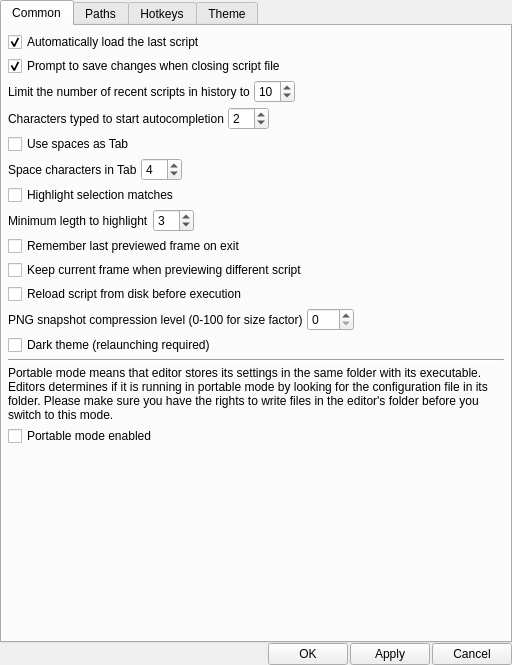
<?xml version="1.0" encoding="UTF-8"?>
<ui version="4.0">
 <class>SettingsDialog</class>
 <widget class="QDialog" name="SettingsDialog">
  <property name="geometry">
   <rect>
    <x>0</x>
    <y>0</y>
    <width>512</width>
    <height>665</height>
   </rect>
  </property>
  <property name="windowTitle">
   <string>Settings - VapourSynth Editor</string>
  </property>
  <layout class="QVBoxLayout" name="verticalLayout">
   <property name="spacing">
    <number>0</number>
   </property>
   <property name="leftMargin">
    <number>0</number>
   </property>
   <property name="topMargin">
    <number>0</number>
   </property>
   <property name="rightMargin">
    <number>0</number>
   </property>
   <property name="bottomMargin">
    <number>0</number>
   </property>
   <item>
    <widget class="QTabWidget" name="settingsTabWidget">
     <property name="currentIndex">
      <number>0</number>
     </property>
     <widget class="QWidget" name="commonSettingsTab">
      <attribute name="title">
       <string>Common</string>
      </attribute>
      <layout class="QVBoxLayout" name="verticalLayout_2">
       <property name="spacing">
        <number>4</number>
       </property>
       <property name="leftMargin">
        <number>6</number>
       </property>
       <property name="topMargin">
        <number>6</number>
       </property>
       <property name="rightMargin">
        <number>6</number>
       </property>
       <property name="bottomMargin">
        <number>6</number>
       </property>
       <item>
        <widget class="QCheckBox" name="autoLoadLastScriptCheckBox">
         <property name="text">
          <string>Automatically load the last script</string>
         </property>
         <property name="checked">
          <bool>true</bool>
         </property>
        </widget>
       </item>
       <item>
        <widget class="QCheckBox" name="promptToSaveChangesCheckBox">
         <property name="text">
          <string>Prompt to save changes when closing script file</string>
         </property>
         <property name="checked">
          <bool>true</bool>
         </property>
        </widget>
       </item>
       <item>
        <layout class="QHBoxLayout" name="recentFilesSettingsLayout">
         <item>
          <widget class="QLabel" name="maxRecentFilesLabel">
           <property name="text">
            <string>Limit the number of recent scripts in history to</string>
           </property>
          </widget>
         </item>
         <item>
          <widget class="QSpinBox" name="maxRecentFilesSpinBox">
           <property name="minimum">
            <number>1</number>
           </property>
           <property name="value">
            <number>10</number>
           </property>
          </widget>
         </item>
         <item>
          <spacer name="horizontalSpacer_2">
           <property name="orientation">
            <enum>Qt::Horizontal</enum>
           </property>
           <property name="sizeHint" stdset="0">
            <size>
             <width>40</width>
             <height>20</height>
            </size>
           </property>
          </spacer>
         </item>
        </layout>
       </item>
       <item>
        <layout class="QHBoxLayout" name="autocompletionLayout">
         <item>
          <widget class="QLabel" name="charactersTypedToStartCompletionLabel">
           <property name="text">
            <string>Characters typed to start autocompletion</string>
           </property>
          </widget>
         </item>
         <item>
          <widget class="QSpinBox" name="charactersTypedToStartCompletionSpinBox">
           <property name="minimum">
            <number>0</number>
           </property>
           <property name="maximum">
            <number>10</number>
           </property>
           <property name="value">
            <number>2</number>
           </property>
          </widget>
         </item>
         <item>
          <spacer name="horizontalSpacer_3">
           <property name="orientation">
            <enum>Qt::Horizontal</enum>
           </property>
           <property name="sizeHint" stdset="0">
            <size>
             <width>40</width>
             <height>20</height>
            </size>
           </property>
          </spacer>
         </item>
        </layout>
       </item>
       <item>
        <widget class="QCheckBox" name="useSpacesAsTabCheckBox">
         <property name="text">
          <string>Use spaces as Tab</string>
         </property>
        </widget>
       </item>
       <item>
        <layout class="QHBoxLayout" name="horizontalLayout">
         <item>
          <widget class="QLabel" name="spacesInTabLabel">
           <property name="text">
            <string>Space characters in Tab</string>
           </property>
          </widget>
         </item>
         <item>
          <widget class="QSpinBox" name="spacesInTabSpinBox">
           <property name="minimum">
            <number>1</number>
           </property>
           <property name="maximum">
            <number>80</number>
           </property>
           <property name="value">
            <number>4</number>
           </property>
          </widget>
         </item>
         <item>
          <spacer name="horizontalSpacer_4">
           <property name="orientation">
            <enum>Qt::Horizontal</enum>
           </property>
           <property name="sizeHint" stdset="0">
            <size>
             <width>40</width>
             <height>20</height>
            </size>
           </property>
          </spacer>
         </item>
        </layout>
       </item>
       <item>
        <widget class="QCheckBox" name="highlightSelectionMatchesCheckBox">
         <property name="text">
          <string>Highlight selection matches</string>
         </property>
        </widget>
       </item>
       <item>
        <layout class="QHBoxLayout" name="horizontalLayout_2">
         <item>
          <widget class="QLabel" name="highlightSelectionMatchesMinLengthLabel">
           <property name="text">
            <string>Minimum legth to highlight</string>
           </property>
          </widget>
         </item>
         <item>
          <widget class="QSpinBox" name="highlightSelectionMatchesMinLengthSpinBox">
           <property name="maximum">
            <number>80</number>
           </property>
           <property name="value">
            <number>3</number>
           </property>
          </widget>
         </item>
         <item>
          <spacer name="horizontalSpacer_5">
           <property name="orientation">
            <enum>Qt::Horizontal</enum>
           </property>
           <property name="sizeHint" stdset="0">
            <size>
             <width>40</width>
             <height>20</height>
            </size>
           </property>
          </spacer>
         </item>
        </layout>
       </item>
       <item>
        <widget class="QCheckBox" name="rememberLastPreviewFrameCheckBox">
         <property name="text">
          <string>Remember last previewed frame on exit</string>
         </property>
        </widget>
       </item>
       <item>
        <widget class="QCheckBox" name="alwaysKeepCurrentFrameCheckBox">
         <property name="text">
          <string>Keep current frame when previewing different script</string>
         </property>
        </widget>
       </item>
       <item>
        <widget class="QCheckBox" name="reloadBeforeExecutionCheckBox">
         <property name="text">
          <string>Reload script from disk before execution</string>
         </property>
        </widget>
       </item>
       <item>
        <layout class="QHBoxLayout" name="horizontalLayout_3">
         <item>
          <widget class="QLabel" name="snapshotCompressionLevelLabel">
           <property name="text">
            <string>PNG snapshot compression level (0-100 for size factor)</string>
           </property>
          </widget>
         </item>
         <item>
          <widget class="QSpinBox" name="snapshotCompressionLevelSpinBox">
           <property name="maximum">
            <number>100</number>
           </property>
           <property name="minimum">
            <number>0</number>
           </property>
           <property name="value">
            <number>0</number>
           </property>
          </widget>
         </item>
         <item>
          <spacer name="horizontalSpacer_6">
           <property name="orientation">
            <enum>Qt::Horizontal</enum>
           </property>
           <property name="sizeHint" stdset="0">
            <size>
             <width>40</width>
             <height>20</height>
            </size>
           </property>
          </spacer>
         </item>
        </layout>
       </item>
       <item>
        <widget class="QCheckBox" name="darkModeCheckBox">
         <property name="text">
          <string>Dark theme (relaunching required)</string>
         </property>
        </widget>
       </item>
       <item>
        <widget class="QFrame" name="delimiter">
         <property name="frameShape">
          <enum>QFrame::HLine</enum>
         </property>
         <property name="frameShadow">
          <enum>QFrame::Sunken</enum>
         </property>
        </widget>
       </item>
       <item>
        <widget class="QLabel" name="portableModeLabel">
         <property name="text">
          <string>Portable mode means that editor stores its settings in the same folder with its executable. Editors determines if it is running in portable mode by looking for the configuration file in its folder. Please make sure you have the rights to write files in the editor's folder before you switch to this mode.</string>
         </property>
         <property name="wordWrap">
          <bool>true</bool>
         </property>
        </widget>
       </item>
       <item>
        <widget class="QCheckBox" name="portableModeCheckBox">
         <property name="text">
          <string>Portable mode enabled</string>
         </property>
        </widget>
       </item>
       <item>
        <spacer name="verticalSpacer">
         <property name="orientation">
          <enum>Qt::Vertical</enum>
         </property>
         <property name="sizeHint" stdset="0">
          <size>
           <width>20</width>
           <height>31</height>
          </size>
         </property>
        </spacer>
       </item>
      </layout>
     </widget>
     <widget class="QWidget" name="pathsSettingsTab">
      <attribute name="title">
       <string>Paths</string>
      </attribute>
      <layout class="QVBoxLayout" name="verticalLayout_3">
       <property name="spacing">
        <number>2</number>
       </property>
       <property name="leftMargin">
        <number>2</number>
       </property>
       <property name="topMargin">
        <number>2</number>
       </property>
       <property name="rightMargin">
        <number>2</number>
       </property>
       <property name="bottomMargin">
        <number>2</number>
       </property>
       <item>
        <widget class="QGroupBox" name="vsLibraryPathsGroupBox">
         <property name="title">
          <string>VapourSynth library search paths</string>
         </property>
         <layout class="QGridLayout" name="gridLayout_2">
          <property name="leftMargin">
           <number>0</number>
          </property>
          <property name="topMargin">
           <number>0</number>
          </property>
          <property name="rightMargin">
           <number>0</number>
          </property>
          <property name="bottomMargin">
           <number>0</number>
          </property>
          <property name="spacing">
           <number>2</number>
          </property>
          <item row="0" column="0" rowspan="3">
           <widget class="QListWidget" name="vsLibraryPathsListWidget">
            <property name="horizontalScrollBarPolicy">
             <enum>Qt::ScrollBarAlwaysOff</enum>
            </property>
            <property name="alternatingRowColors">
             <bool>true</bool>
            </property>
            <property name="textElideMode">
             <enum>Qt::ElideNone</enum>
            </property>
           </widget>
          </item>
          <item row="0" column="1">
           <widget class="QToolButton" name="removeVSLibraryPathButton">
            <property name="toolTip">
             <string>Remove VapourSynth library search path</string>
            </property>
            <property name="text">
             <string/>
            </property>
           </widget>
          </item>
          <item row="1" column="1">
           <spacer name="verticalSpacer_3">
            <property name="orientation">
             <enum>Qt::Vertical</enum>
            </property>
            <property name="sizeHint" stdset="0">
             <size>
              <width>20</width>
              <height>124</height>
             </size>
            </property>
           </spacer>
          </item>
          <item row="2" column="1">
           <widget class="QToolButton" name="addVSLibraryPathButton">
            <property name="toolTip">
             <string>Add VapourSynth library search path</string>
            </property>
            <property name="text">
             <string/>
            </property>
           </widget>
          </item>
          <item row="3" column="0">
           <widget class="QLineEdit" name="vsLibraryPathEdit"/>
          </item>
          <item row="3" column="1">
           <widget class="QToolButton" name="selectVSLibraryPathButton">
            <property name="toolTip">
             <string>Select path</string>
            </property>
            <property name="text">
             <string/>
            </property>
           </widget>
          </item>
         </layout>
        </widget>
       </item>
       <item>
        <widget class="QCheckBox" name="preferLibraryFromListCheckBox">
         <property name="text">
          <string>Libraries from this list are loaded prior to Windows registry or system PATH</string>
         </property>
        </widget>
       </item>
       <item>
        <widget class="QGroupBox" name="vsPluginsPathsGroupBox">
         <property name="title">
          <string>VapourSynth plugins paths</string>
         </property>
         <layout class="QGridLayout" name="gridLayout">
          <property name="leftMargin">
           <number>0</number>
          </property>
          <property name="topMargin">
           <number>0</number>
          </property>
          <property name="rightMargin">
           <number>0</number>
          </property>
          <property name="bottomMargin">
           <number>0</number>
          </property>
          <property name="spacing">
           <number>2</number>
          </property>
          <item row="0" column="0" rowspan="3">
           <widget class="QListWidget" name="vsPluginsPathsListWidget">
            <property name="horizontalScrollBarPolicy">
             <enum>Qt::ScrollBarAlwaysOff</enum>
            </property>
            <property name="alternatingRowColors">
             <bool>true</bool>
            </property>
            <property name="textElideMode">
             <enum>Qt::ElideNone</enum>
            </property>
           </widget>
          </item>
          <item row="0" column="1">
           <widget class="QToolButton" name="removeVSPluginsPathButton">
            <property name="toolTip">
             <string>Remove VapourSynth plugins path</string>
            </property>
            <property name="text">
             <string/>
            </property>
           </widget>
          </item>
          <item row="1" column="1">
           <spacer name="verticalSpacer_2">
            <property name="orientation">
             <enum>Qt::Vertical</enum>
            </property>
            <property name="sizeHint" stdset="0">
             <size>
              <width>20</width>
              <height>124</height>
             </size>
            </property>
           </spacer>
          </item>
          <item row="2" column="1">
           <widget class="QToolButton" name="addVSPluginsPathButton">
            <property name="toolTip">
             <string>Add VapourSynth plugins path</string>
            </property>
            <property name="text">
             <string/>
            </property>
           </widget>
          </item>
          <item row="3" column="0">
           <widget class="QLineEdit" name="vsPluginsPathEdit"/>
          </item>
          <item row="3" column="1">
           <widget class="QToolButton" name="selectVSPluginsPathButton">
            <property name="toolTip">
             <string>Select path</string>
            </property>
            <property name="text">
             <string/>
            </property>
           </widget>
          </item>
         </layout>
        </widget>
       </item>
      </layout>
     </widget>
     <widget class="QWidget" name="hotkeysSettingsTab">
      <attribute name="title">
       <string>Hotkeys</string>
      </attribute>
      <layout class="QVBoxLayout" name="verticalLayout_4">
       <property name="spacing">
        <number>0</number>
       </property>
       <property name="leftMargin">
        <number>0</number>
       </property>
       <property name="topMargin">
        <number>0</number>
       </property>
       <property name="rightMargin">
        <number>0</number>
       </property>
       <property name="bottomMargin">
        <number>0</number>
       </property>
       <item>
        <widget class="QTableView" name="hotkeysTable">
         <property name="editTriggers">
          <set>QAbstractItemView::AnyKeyPressed|QAbstractItemView::DoubleClicked|QAbstractItemView::EditKeyPressed|QAbstractItemView::SelectedClicked</set>
         </property>
         <property name="alternatingRowColors">
          <bool>true</bool>
         </property>
         <property name="selectionMode">
          <enum>QAbstractItemView::SingleSelection</enum>
         </property>
         <property name="selectionBehavior">
          <enum>QAbstractItemView::SelectRows</enum>
         </property>
         <property name="textElideMode">
          <enum>Qt::ElideNone</enum>
         </property>
         <property name="horizontalScrollMode">
          <enum>QAbstractItemView::ScrollPerPixel</enum>
         </property>
         <attribute name="horizontalHeaderVisible">
          <bool>false</bool>
         </attribute>
         <attribute name="horizontalHeaderStretchLastSection">
          <bool>true</bool>
         </attribute>
         <attribute name="verticalHeaderVisible">
          <bool>false</bool>
         </attribute>
        </widget>
       </item>
      </layout>
     </widget>
     <widget class="QWidget" name="themeSettingsTab">
      <property name="contextMenuPolicy">
       <enum>Qt::PreventContextMenu</enum>
      </property>
      <attribute name="title">
       <string>Theme</string>
      </attribute>
      <layout class="QVBoxLayout" name="verticalLayout_5">
       <property name="spacing">
        <number>4</number>
       </property>
       <property name="leftMargin">
        <number>6</number>
       </property>
       <property name="topMargin">
        <number>6</number>
       </property>
       <property name="rightMargin">
        <number>6</number>
       </property>
       <property name="bottomMargin">
        <number>6</number>
       </property>
       <item>
        <widget class="QLabel" name="themeElementsLabel">
         <property name="text">
          <string>Theme elements</string>
         </property>
        </widget>
       </item>
       <item>
        <widget class="QListView" name="themeElementsList">
         <property name="editTriggers">
          <set>QAbstractItemView::NoEditTriggers</set>
         </property>
         <property name="selectionBehavior">
          <enum>QAbstractItemView::SelectRows</enum>
         </property>
         <property name="verticalScrollMode">
          <enum>QAbstractItemView::ScrollPerPixel</enum>
         </property>
         <property name="horizontalScrollMode">
          <enum>QAbstractItemView::ScrollPerPixel</enum>
         </property>
         <property name="resizeMode">
          <enum>QListView::Adjust</enum>
         </property>
        </widget>
       </item>
       <item>
        <layout class="QFormLayout" name="formLayout">
         <item row="0" column="0">
          <widget class="QPushButton" name="fontButton">
           <property name="text">
            <string>Font</string>
           </property>
          </widget>
         </item>
         <item row="0" column="1">
          <widget class="QLabel" name="fontLabel">
           <property name="sizePolicy">
            <sizepolicy hsizetype="MinimumExpanding" vsizetype="Minimum">
             <horstretch>0</horstretch>
             <verstretch>0</verstretch>
            </sizepolicy>
           </property>
           <property name="text">
            <string/>
           </property>
          </widget>
         </item>
         <item row="1" column="0">
          <widget class="QPushButton" name="colourButton">
           <property name="text">
            <string>Colour</string>
           </property>
          </widget>
         </item>
         <item row="1" column="1">
          <widget class="QFrame" name="colourFrame">
           <property name="autoFillBackground">
            <bool>true</bool>
           </property>
           <property name="frameShape">
            <enum>QFrame::Box</enum>
           </property>
           <property name="frameShadow">
            <enum>QFrame::Plain</enum>
           </property>
          </widget>
         </item>
        </layout>
       </item>
      </layout>
     </widget>
    </widget>
   </item>
   <item>
    <layout class="QHBoxLayout" name="decisionButtonsLayout">
     <property name="spacing">
      <number>2</number>
     </property>
     <item>
      <spacer name="horizontalSpacer">
       <property name="orientation">
        <enum>Qt::Horizontal</enum>
       </property>
       <property name="sizeHint" stdset="0">
        <size>
         <width>40</width>
         <height>20</height>
        </size>
       </property>
      </spacer>
     </item>
     <item>
      <widget class="QPushButton" name="okButton">
       <property name="text">
        <string>OK</string>
       </property>
      </widget>
     </item>
     <item>
      <widget class="QPushButton" name="applyButton">
       <property name="text">
        <string>Apply</string>
       </property>
      </widget>
     </item>
     <item>
      <widget class="QPushButton" name="cancelButton">
       <property name="text">
        <string>Cancel</string>
       </property>
      </widget>
     </item>
    </layout>
   </item>
  </layout>
 </widget>
 <resources/>
 <connections/>
</ui>
